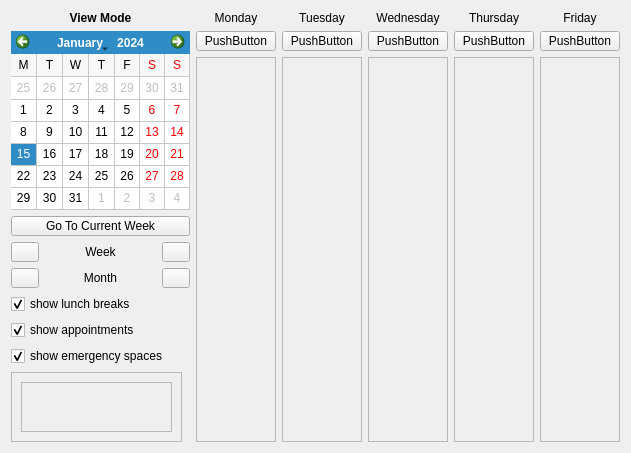
      <widget class="QWidget" name="tab_17" >
       <attribute name="title" >
        <string>Appointment Overview</string>
       </attribute>
       <attribute name="icon" >
        <iconset resource="../resources/resources.qrc" >
         <normaloff>:/vcalendar.png</normaloff>:/vcalendar.png</iconset>
       </attribute>
       <layout class="QHBoxLayout" name="horizontalLayout_2" >
        <item>
         <layout class="QGridLayout" name="gridLayout_7" >
          <item row="0" column="0" colspan="3" >
           <widget class="QLabel" name="aptOVmode_label" >
            <property name="font" >
             <font>
              <weight>75</weight>
              <bold>true</bold>
             </font>
            </property>
            <property name="text" >
             <string>View Mode</string>
            </property>
            <property name="alignment" >
             <set>Qt::AlignCenter</set>
            </property>
           </widget>
          </item>
          <item row="1" column="0" colspan="3" >
           <widget class="QCalendarWidget" name="apptOV_calendarWidget" >
            <property name="sizePolicy" >
             <sizepolicy vsizetype="Fixed" hsizetype="Fixed" >
              <horstretch>0</horstretch>
              <verstretch>0</verstretch>
             </sizepolicy>
            </property>
            <property name="minimumSize" >
             <size>
              <width>179</width>
              <height>179</height>
             </size>
            </property>
            <property name="maximumSize" >
             <size>
              <width>16777215</width>
              <height>200</height>
             </size>
            </property>
            <property name="firstDayOfWeek" >
             <enum>Qt::Monday</enum>
            </property>
            <property name="gridVisible" >
             <bool>true</bool>
            </property>
            <property name="horizontalHeaderFormat" >
             <enum>QCalendarWidget::SingleLetterDayNames</enum>
            </property>
            <property name="verticalHeaderFormat" >
             <enum>QCalendarWidget::NoVerticalHeader</enum>
            </property>
            <property name="dateEditEnabled" >
             <bool>true</bool>
            </property>
           </widget>
          </item>
          <item row="2" column="0" colspan="3" >
           <widget class="QPushButton" name="apptOVtoday_pushButton" >
            <property name="maximumSize" >
             <size>
              <width>16777215</width>
              <height>20</height>
             </size>
            </property>
            <property name="text" >
             <string>Go To Current Week</string>
            </property>
            <property name="icon" >
             <iconset resource="../resources/resources.qrc" >
              <normaloff>:/agt_reload.png</normaloff>:/agt_reload.png</iconset>
            </property>
           </widget>
          </item>
          <item row="3" column="0" >
           <widget class="QPushButton" name="aptOVprevweek" >
            <property name="maximumSize" >
             <size>
              <width>28</width>
              <height>20</height>
             </size>
            </property>
            <property name="text" >
             <string/>
            </property>
            <property name="icon" >
             <iconset resource="../resources/resources.qrc" >
              <normaloff>:/back.png</normaloff>:/back.png</iconset>
            </property>
           </widget>
          </item>
          <item row="3" column="1" >
           <widget class="QLabel" name="label_62" >
            <property name="maximumSize" >
             <size>
              <width>16777215</width>
              <height>20</height>
             </size>
            </property>
            <property name="text" >
             <string>Week</string>
            </property>
            <property name="alignment" >
             <set>Qt::AlignCenter</set>
            </property>
           </widget>
          </item>
          <item row="3" column="2" >
           <widget class="QPushButton" name="aptOVnextweek" >
            <property name="maximumSize" >
             <size>
              <width>28</width>
              <height>20</height>
             </size>
            </property>
            <property name="text" >
             <string/>
            </property>
            <property name="icon" >
             <iconset resource="../resources/resources.qrc" >
              <normaloff>:/forward.png</normaloff>:/forward.png</iconset>
            </property>
           </widget>
          </item>
          <item row="4" column="0" >
           <widget class="QPushButton" name="aptOVprevmonth" >
            <property name="maximumSize" >
             <size>
              <width>28</width>
              <height>20</height>
             </size>
            </property>
            <property name="text" >
             <string/>
            </property>
            <property name="icon" >
             <iconset resource="../resources/resources.qrc" >
              <normaloff>:/back.png</normaloff>:/back.png</iconset>
            </property>
           </widget>
          </item>
          <item row="4" column="1" >
           <widget class="QLabel" name="label_63" >
            <property name="maximumSize" >
             <size>
              <width>16777215</width>
              <height>20</height>
             </size>
            </property>
            <property name="text" >
             <string>Month</string>
            </property>
            <property name="alignment" >
             <set>Qt::AlignCenter</set>
            </property>
           </widget>
          </item>
          <item row="4" column="2" >
           <widget class="QPushButton" name="aptOVnextmonth" >
            <property name="maximumSize" >
             <size>
              <width>28</width>
              <height>20</height>
             </size>
            </property>
            <property name="text" >
             <string/>
            </property>
            <property name="icon" >
             <iconset resource="../resources/resources.qrc" >
              <normaloff>:/forward.png</normaloff>:/forward.png</iconset>
            </property>
           </widget>
          </item>
          <item row="5" column="0" colspan="3" >
           <widget class="QCheckBox" name="aptOV_lunchcheckBox" >
            <property name="text" >
             <string>show lunch breaks</string>
            </property>
            <property name="checked" >
             <bool>true</bool>
            </property>
           </widget>
          </item>
          <item row="6" column="0" colspan="3" >
           <widget class="QCheckBox" name="aptOV_apptscheckBox" >
            <property name="text" >
             <string>show appointments</string>
            </property>
            <property name="checked" >
             <bool>true</bool>
            </property>
           </widget>
          </item>
          <item row="7" column="0" colspan="3" >
           <widget class="QCheckBox" name="aptOV_emergencycheckBox" >
            <property name="text" >
             <string>show emergency spaces</string>
            </property>
            <property name="checked" >
             <bool>true</bool>
            </property>
           </widget>
          </item>
          <item row="8" column="0" colspan="3" >
           <widget class="QScrollArea" name="aptOVdentscrollArea" >
            <property name="maximumSize" >
             <size>
              <width>171</width>
              <height>16777215</height>
             </size>
            </property>
            <property name="widgetResizable" >
             <bool>true</bool>
            </property>
            <widget class="QWidget" name="scrollAreaWidgetContents" >
             <property name="geometry" >
              <rect>
               <x>0</x>
               <y>0</y>
               <width>96</width>
               <height>28</height>
              </rect>
             </property>
             <layout class="QVBoxLayout" name="verticalLayout_3" >
              <item>
               <widget class="QFrame" name="aptOVdents_frame" >
                <property name="frameShape" >
                 <enum>QFrame::StyledPanel</enum>
                </property>
                <property name="frameShadow" >
                 <enum>QFrame::Raised</enum>
                </property>
               </widget>
              </item>
             </layout>
            </widget>
           </widget>
          </item>
         </layout>
        </item>
        <item>
         <layout class="QGridLayout" name="gridLayout" >
          <item row="0" column="0" >
           <widget class="QLabel" name="label_56" >
            <property name="maximumSize" >
             <size>
              <width>16777215</width>
              <height>18</height>
             </size>
            </property>
            <property name="text" >
             <string>Monday</string>
            </property>
            <property name="alignment" >
             <set>Qt::AlignCenter</set>
            </property>
           </widget>
          </item>
          <item row="0" column="1" >
           <widget class="QLabel" name="label_57" >
            <property name="maximumSize" >
             <size>
              <width>16777215</width>
              <height>18</height>
             </size>
            </property>
            <property name="text" >
             <string>Tuesday</string>
            </property>
            <property name="alignment" >
             <set>Qt::AlignCenter</set>
            </property>
           </widget>
          </item>
          <item row="0" column="2" >
           <widget class="QLabel" name="label_58" >
            <property name="maximumSize" >
             <size>
              <width>16777215</width>
              <height>18</height>
             </size>
            </property>
            <property name="text" >
             <string>Wednesday</string>
            </property>
            <property name="alignment" >
             <set>Qt::AlignCenter</set>
            </property>
           </widget>
          </item>
          <item row="0" column="3" >
           <widget class="QLabel" name="label_59" >
            <property name="maximumSize" >
             <size>
              <width>16777215</width>
              <height>18</height>
             </size>
            </property>
            <property name="text" >
             <string>Thursday</string>
            </property>
            <property name="alignment" >
             <set>Qt::AlignCenter</set>
            </property>
           </widget>
          </item>
          <item row="0" column="4" >
           <widget class="QLabel" name="label_60" >
            <property name="maximumSize" >
             <size>
              <width>16777215</width>
              <height>18</height>
             </size>
            </property>
            <property name="text" >
             <string>Friday</string>
            </property>
            <property name="alignment" >
             <set>Qt::AlignCenter</set>
            </property>
           </widget>
          </item>
          <item row="1" column="0" >
           <widget class="QPushButton" name="mondayLabel" >
            <property name="maximumSize" >
             <size>
              <width>16777215</width>
              <height>20</height>
             </size>
            </property>
            <property name="text" >
             <string>PushButton</string>
            </property>
            <property name="icon" >
             <iconset resource="../resources/resources.qrc" >
              <normaloff>:/agt_reload.png</normaloff>:/agt_reload.png</iconset>
            </property>
           </widget>
          </item>
          <item row="1" column="1" >
           <widget class="QPushButton" name="tuesdayLabel" >
            <property name="maximumSize" >
             <size>
              <width>16777215</width>
              <height>20</height>
             </size>
            </property>
            <property name="text" >
             <string>PushButton</string>
            </property>
            <property name="icon" >
             <iconset resource="../resources/resources.qrc" >
              <normaloff>:/agt_reload.png</normaloff>:/agt_reload.png</iconset>
            </property>
           </widget>
          </item>
          <item row="1" column="2" >
           <widget class="QPushButton" name="wednesdayLabel" >
            <property name="maximumSize" >
             <size>
              <width>16777215</width>
              <height>20</height>
             </size>
            </property>
            <property name="text" >
             <string>PushButton</string>
            </property>
            <property name="icon" >
             <iconset resource="../resources/resources.qrc" >
              <normaloff>:/agt_reload.png</normaloff>:/agt_reload.png</iconset>
            </property>
           </widget>
          </item>
          <item row="1" column="3" >
           <widget class="QPushButton" name="thursdayLabel" >
            <property name="maximumSize" >
             <size>
              <width>16777215</width>
              <height>20</height>
             </size>
            </property>
            <property name="text" >
             <string>PushButton</string>
            </property>
            <property name="icon" >
             <iconset resource="../resources/resources.qrc" >
              <normaloff>:/agt_reload.png</normaloff>:/agt_reload.png</iconset>
            </property>
           </widget>
          </item>
          <item row="1" column="4" >
           <widget class="QPushButton" name="fridayLabel" >
            <property name="maximumSize" >
             <size>
              <width>16777215</width>
              <height>20</height>
             </size>
            </property>
            <property name="text" >
             <string>PushButton</string>
            </property>
            <property name="icon" >
             <iconset resource="../resources/resources.qrc" >
              <normaloff>:/agt_reload.png</normaloff>:/agt_reload.png</iconset>
            </property>
           </widget>
          </item>
          <item row="2" column="0" >
           <widget class="QFrame" name="appt_OV_Frame1" >
            <property name="sizePolicy" >
             <sizepolicy vsizetype="Expanding" hsizetype="Expanding" >
              <horstretch>0</horstretch>
              <verstretch>0</verstretch>
             </sizepolicy>
            </property>
            <property name="frameShape" >
             <enum>QFrame::StyledPanel</enum>
            </property>
            <property name="frameShadow" >
             <enum>QFrame::Sunken</enum>
            </property>
           </widget>
          </item>
          <item row="2" column="1" >
           <widget class="QFrame" name="appt_OV_Frame2" >
            <property name="sizePolicy" >
             <sizepolicy vsizetype="Expanding" hsizetype="Expanding" >
              <horstretch>0</horstretch>
              <verstretch>0</verstretch>
             </sizepolicy>
            </property>
            <property name="frameShape" >
             <enum>QFrame::StyledPanel</enum>
            </property>
            <property name="frameShadow" >
             <enum>QFrame::Sunken</enum>
            </property>
           </widget>
          </item>
          <item row="2" column="2" >
           <widget class="QFrame" name="appt_OV_Frame3" >
            <property name="sizePolicy" >
             <sizepolicy vsizetype="Expanding" hsizetype="Expanding" >
              <horstretch>0</horstretch>
              <verstretch>0</verstretch>
             </sizepolicy>
            </property>
            <property name="frameShape" >
             <enum>QFrame::StyledPanel</enum>
            </property>
            <property name="frameShadow" >
             <enum>QFrame::Sunken</enum>
            </property>
           </widget>
          </item>
          <item row="2" column="3" >
           <widget class="QFrame" name="appt_OV_Frame4" >
            <property name="sizePolicy" >
             <sizepolicy vsizetype="Expanding" hsizetype="Expanding" >
              <horstretch>0</horstretch>
              <verstretch>0</verstretch>
             </sizepolicy>
            </property>
            <property name="frameShape" >
             <enum>QFrame::StyledPanel</enum>
            </property>
            <property name="frameShadow" >
             <enum>QFrame::Sunken</enum>
            </property>
           </widget>
          </item>
          <item row="2" column="4" >
           <widget class="QFrame" name="appt_OV_Frame5" >
            <property name="sizePolicy" >
             <sizepolicy vsizetype="Expanding" hsizetype="Expanding" >
              <horstretch>0</horstretch>
              <verstretch>0</verstretch>
             </sizepolicy>
            </property>
            <property name="frameShape" >
             <enum>QFrame::StyledPanel</enum>
            </property>
            <property name="frameShadow" >
             <enum>QFrame::Sunken</enum>
            </property>
           </widget>
          </item>
         </layout>
        </item>
       </layout>
      </widget>
